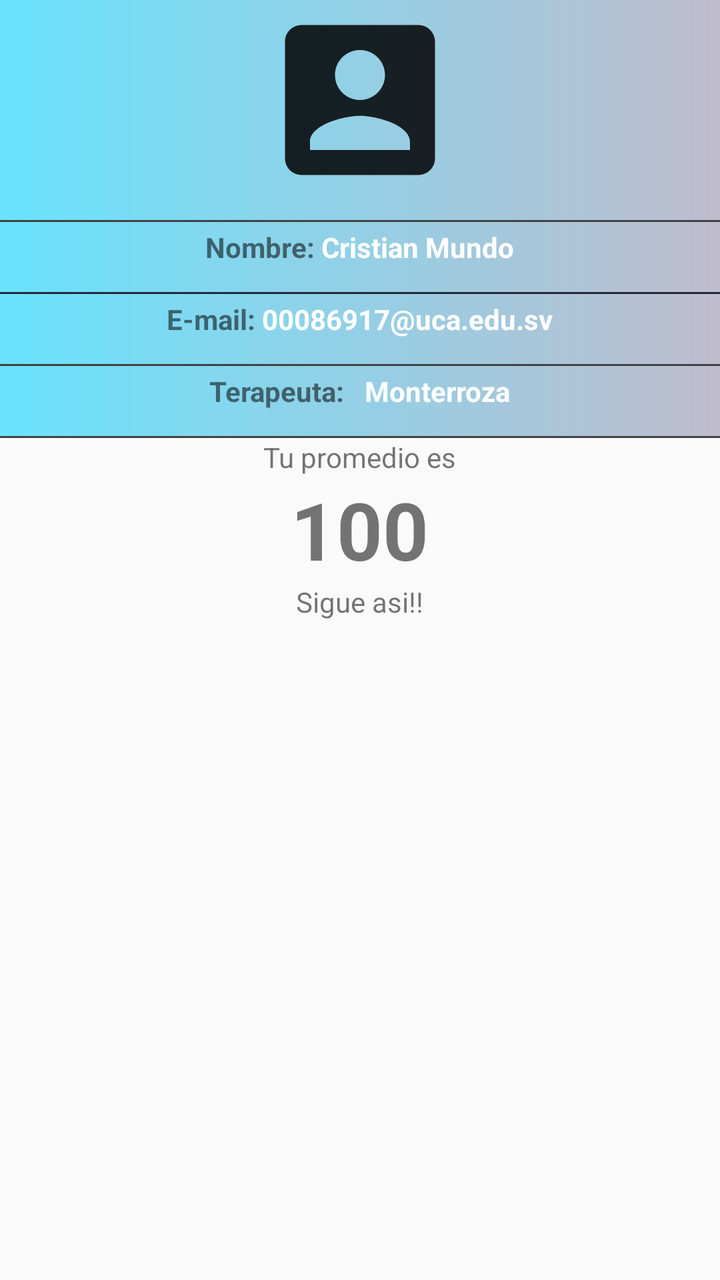
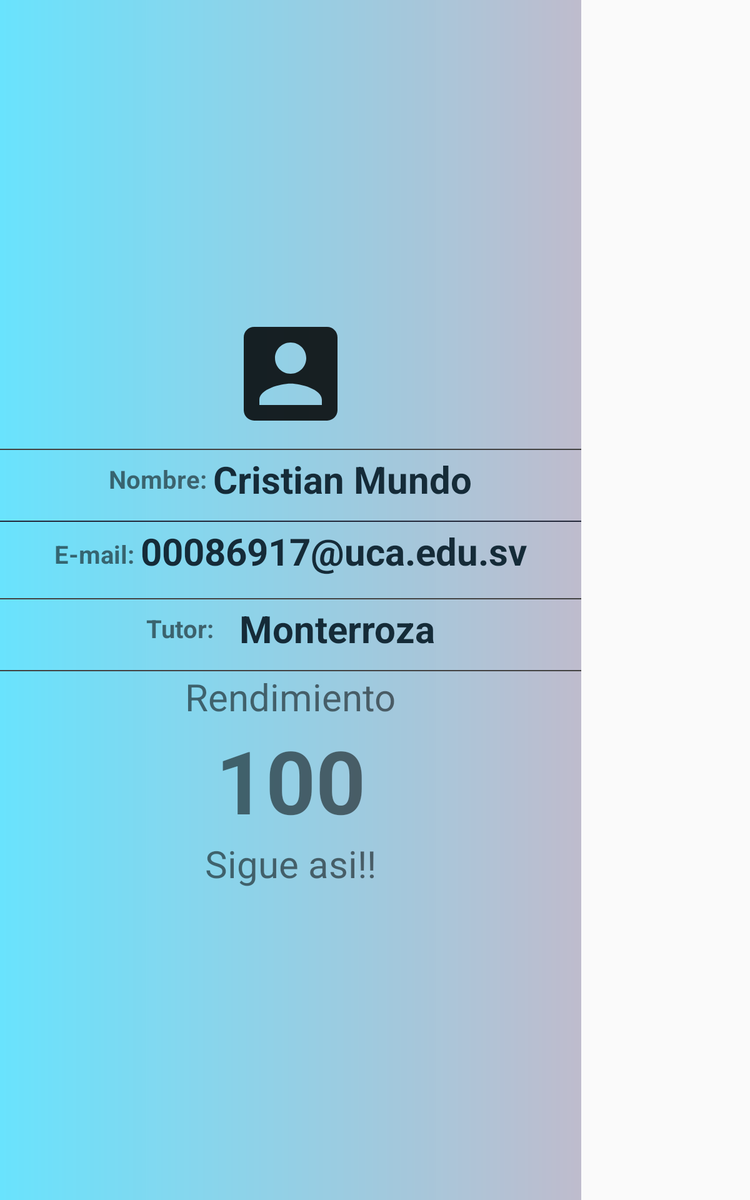

The same Android screen from two of the app's own layout files: first res/layout/ as a phone draws it, then the repository's variant for another configuration, drawn on a device whose configuration selects that folder. Both files follow.
<!-- AndroidManifest.xml: application theme AppTheme -->
<!-- res/layout/fragment_paciente.xml -->
<?xml version="1.0" encoding="utf-8"?>
<LinearLayout xmlns:android="http://schemas.android.com/apk/res/android"
    xmlns:tools="http://schemas.android.com/tools"
    android:layout_width="match_parent"
    android:layout_height="match_parent"
    android:orientation="vertical"
    >
    <ScrollView
        android:layout_width="match_parent"
        android:layout_height="match_parent">

        <LinearLayout
            android:layout_width="match_parent"
            android:layout_height="match_parent"
            android:orientation="vertical">

            <LinearLayout
                android:layout_width="match_parent"
                android:layout_height="wrap_content"
                android:gravity="center"
                android:background="@drawable/gradient"
                android:orientation="vertical">

                <LinearLayout
                    android:layout_width="wrap_content"
                    android:layout_height="wrap_content">

                    <ImageView
                        android:layout_width="100dp"
                        android:layout_height="100dp"
                        android:layout_gravity="center"
                        android:src="@drawable/ic_account_box_black_24dp" />
                </LinearLayout>
                <View
                    android:layout_width="match_parent"
                    android:layout_height="1dp"
                    android:layout_marginTop="10dp"
                    android:background="@color/cardview_dark_background"/>
                <LinearLayout
                    android:layout_width="match_parent"
                    android:layout_height="wrap_content"
                    android:padding="3dp"
                    android:gravity="center"
                    android:orientation="horizontal">

                    <TextView
                        android:textStyle="bold"
                        android:layout_width="wrap_content"
                        android:layout_height="wrap_content"
                        android:text="Nombre: " />

                    <TextView
                        android:id="@+id/nombre"
                        android:layout_width="wrap_content"
                        android:layout_height="wrap_content"
                        android:textColor="@color/white"
                        android:textStyle="bold"
                        android:text="Cristian Mundo" />
                </LinearLayout>
                <View
                    android:layout_width="match_parent"
                    android:layout_height="1dp"
                    android:layout_marginTop="10dp"
                    android:background="@color/darkblue"/>
                <LinearLayout
                    android:padding="3dp"
                    android:layout_width="match_parent"
                    android:layout_height="wrap_content"
                    android:gravity="center"
                    android:orientation="horizontal">

                    <TextView
                        android:layout_width="wrap_content"
                        android:layout_height="wrap_content"
                        android:textStyle="bold"
                        android:text="E-mail: " />

                    <TextView
                        android:id="@+id/email"
                        android:text="00086917@uca.edu.sv"
                        android:textStyle="bold"
                        android:textColor="@color/white"
                        android:layout_width="wrap_content"
                        android:layout_height="wrap_content" />
                </LinearLayout>
                <View
                    android:layout_width="match_parent"
                    android:layout_height="1dp"
                    android:layout_marginTop="10dp"
                    android:background="@color/cardview_dark_background"/>

                <LinearLayout
                    android:layout_width="match_parent"
                    android:layout_height="wrap_content"
                    android:padding="3dp"
                    android:gravity="center"
                    android:orientation="horizontal">

                    <TextView
                        android:layout_width="wrap_content"
                        android:layout_height="wrap_content"
                        android:text="Terapeuta: "
                        android:textStyle="bold"/>

                    <TextView
                        android:id="@+id/medicoRef"
                        android:text="  Monterroza"
                        android:textStyle="bold"
                        android:textColor="@color/white"
                        android:layout_width="wrap_content"
                        android:layout_height="wrap_content" />
                </LinearLayout>
                <View
                    android:layout_width="match_parent"
                    android:layout_height="1dp"
                    android:layout_marginTop="10dp"
                    android:background="@color/cardview_dark_background"/>

            </LinearLayout>

            <androidx.recyclerview.widget.RecyclerView
                android:id="@+id/rv_tests"
                android:layout_width="match_parent"
                android:layout_height="wrap_content">

            </androidx.recyclerview.widget.RecyclerView>

            <LinearLayout
                android:layout_width="match_parent"
                android:layout_height="wrap_content"
                android:gravity="center"
                android:orientation="vertical">

                <TextView
                    android:layout_width="wrap_content"
                    android:layout_height="wrap_content"
                    android:text="Tu promedio es" />

                <TextView
                    android:id="@+id/tv_promedio"
                    android:layout_width="wrap_content"
                    android:text="100"
                    android:textStyle="bold"
                    android:textSize="40dp"
                    android:layout_height="wrap_content" />

                <TextView
                    android:layout_width="wrap_content"
                    android:layout_height="wrap_content"
                    android:text="Sigue asi!!" />
            </LinearLayout>
        </LinearLayout>
    </ScrollView>
</LinearLayout>
<!-- resources referenced by this layout -->
<resources>
  <color name="darkblue">#23283a</color>
  <color name="white">#fff</color>
  <!-- drawable gradient (drawable) -->
  <?xml version="1.0" encoding="utf-8"?>
  <shape xmlns:android="http://schemas.android.com/apk/res/android"
      android:shape="rectangle">
      <gradient
          android:startColor="#9400D2FF"
          android:endColor="#92928DAB"
          android:angle="0"/>
      <corners
          android:radius="0dp"/>
  </shape>
  <!-- drawable ic_account_box_black_24dp (drawable) -->
  <vector android:alpha="0.85" android:height="24dp"
      android:viewportHeight="24.0" android:viewportWidth="24.0"
      android:width="24dp" xmlns:android="http://schemas.android.com/apk/res/android">
      <path android:fillColor="#FF000000" android:pathData="M3,5v14c0,1.1 0.89,2 2,2h14c1.1,0 2,-0.9 2,-2L21,5c0,-1.1 -0.9,-2 -2,-2L5,3c-1.11,0 -2,0.9 -2,2zM15,9c0,1.66 -1.34,3 -3,3s-3,-1.34 -3,-3 1.34,-3 3,-3 3,1.34 3,3zM6,17c0,-2 4,-3.1 6,-3.1s6,1.1 6,3.1v1L6,18v-1z"/>
  </vector>
  <style name="AppTheme" parent="Theme.AppCompat.Light.DarkActionBar">
          
          <item name="colorPrimary">@color/secondaryColor</item>
          <item name="colorPrimaryDark">@color/secondaryDarkColor</item>
          <item name="colorAccent">@color/colorAccent</item>
      </style>
  <color name="colorAccent">#D81B60</color>
</resources>
<!-- res/layout-sw600dp/fragment_paciente.xml (the repository's variant of the layout above) -->
<!-- drawn on a 7-inch tablet held upright -->
<?xml version="1.0" encoding="utf-8"?>
<LinearLayout xmlns:android="http://schemas.android.com/apk/res/android"
    xmlns:tools="http://schemas.android.com/tools"
    android:layout_width="match_parent"
    android:layout_height="match_parent"
    android:orientation="vertical">

    
        <LinearLayout
            android:layout_width="match_parent"
            android:layout_height="match_parent"
            android:orientation="horizontal">

            <LinearLayout
                android:layout_width="465dp"
                android:layout_height="match_parent"
                android:background="@drawable/gradient"
                android:gravity="center"
                android:orientation="vertical">

                <LinearLayout
                    android:layout_width="wrap_content"
                    android:layout_height="wrap_content">

                    <ImageView
                        android:layout_width="100dp"
                        android:layout_height="100dp"
                        android:layout_gravity="center"
                        android:src="@drawable/ic_account_box_black_24dp" />
                </LinearLayout>

                <View
                    android:layout_width="match_parent"
                    android:layout_height="1dp"
                    android:layout_marginTop="10dp"
                    android:background="@color/cardview_dark_background" />

                <LinearLayout
                    android:layout_width="match_parent"
                    android:layout_height="wrap_content"
                    android:gravity="center"
                    android:orientation="horizontal"
                    android:padding="3dp">

                    <TextView
                        android:textSize="20dp"
                        android:layout_width="wrap_content"
                        android:layout_height="wrap_content"
                        android:text="Nombre: "
                        android:textStyle="bold" />

                    <TextView
                        android:id="@+id/nombre"
                        android:textSize="30dp"
                        android:layout_width="wrap_content"
                        android:layout_height="wrap_content"
                        android:text="Cristian Mundo"
                        android:textColor="@color/testcolorblue"
                        android:textStyle="bold" />
                </LinearLayout>

                <View
                    android:layout_width="match_parent"
                    android:layout_height="1dp"
                    android:layout_marginTop="10dp"
                    android:background="@color/darkblue" />

                <LinearLayout
                    android:layout_width="match_parent"
                    android:layout_height="wrap_content"
                    android:gravity="center"
                    android:orientation="horizontal"
                    android:padding="3dp">

                    <TextView
                        android:textSize="20dp"
                        android:layout_width="wrap_content"
                        android:layout_height="wrap_content"
                        android:text="E-mail: "
                        android:textStyle="bold" />

                    <TextView
                        android:textSize="30dp"
                        android:id="@+id/email"
                        android:layout_width="wrap_content"
                        android:layout_height="45dp"
                        android:text="00086917@uca.edu.sv"
                        android:textColor="@color/testcolorblue"
                        android:textStyle="bold" />
                </LinearLayout>

                <View
                    android:layout_width="match_parent"
                    android:layout_height="1dp"
                    android:layout_marginTop="10dp"
                    android:background="@color/cardview_dark_background" />

                <LinearLayout
                    android:layout_width="match_parent"
                    android:layout_height="wrap_content"
                    android:gravity="center"
                    android:orientation="horizontal"
                    android:padding="3dp">

                    <TextView
                        android:textSize="20dp"
                        android:layout_width="wrap_content"
                        android:layout_height="wrap_content"
                        android:text="Tutor: "
                        android:textStyle="bold" />

                    <TextView
                        android:textSize="30dp"
                        android:id="@+id/medicoRef"
                        android:layout_width="wrap_content"
                        android:layout_height="wrap_content"
                        android:text="  Monterroza"
                        android:textColor="@color/testcolorblue"
                        android:textStyle="bold" />
                </LinearLayout>

                <View
                    android:layout_width="match_parent"
                    android:layout_height="1dp"
                    android:layout_marginTop="10dp"
                    android:background="@color/cardview_dark_background" />

                <LinearLayout
                    android:layout_width="match_parent"
                    android:layout_height="wrap_content"
                    android:gravity="center"
                    android:orientation="vertical">
                    <TextView
                        android:layout_width="wrap_content"
                        android:layout_height="wrap_content"
                        android:text="Rendimiento"
                        android:textSize="30dp"/>

                    <TextView
                        android:id="@+id/tv_promedio"
                        android:layout_width="wrap_content"
                        android:layout_height="wrap_content"
                        android:text="100"
                        android:textSize="70dp"
                        android:textStyle="bold" />

                    <TextView
                        android:textSize="30dp"
                        android:layout_width="wrap_content"
                        android:layout_height="wrap_content"
                        android:text="Sigue asi!!" />
                </LinearLayout>

            </LinearLayout>

            <androidx.recyclerview.widget.RecyclerView
                android:id="@+id/rv_tests"
                android:layout_width="match_parent"
                android:layout_height="wrap_content">

            </androidx.recyclerview.widget.RecyclerView>
        </LinearLayout>
</LinearLayout>
<!-- resources referenced by the variant -->
<!-- as a 7-inch tablet held upright resolves them -->
<resources>
  <color name="darkblue">#23283a</color>
  <color name="testcolorblue">#152b38</color>
  <!-- drawable gradient (drawable) -->
  <?xml version="1.0" encoding="utf-8"?>
  <shape xmlns:android="http://schemas.android.com/apk/res/android"
      android:shape="rectangle">
      <gradient
          android:startColor="#9400D2FF"
          android:endColor="#92928DAB"
          android:angle="0"/>
      <corners
          android:radius="0dp"/>
  </shape>
  <!-- drawable ic_account_box_black_24dp (drawable) -->
  <vector android:alpha="0.85" android:height="24dp"
      android:viewportHeight="24.0" android:viewportWidth="24.0"
      android:width="24dp" xmlns:android="http://schemas.android.com/apk/res/android">
      <path android:fillColor="#FF000000" android:pathData="M3,5v14c0,1.1 0.89,2 2,2h14c1.1,0 2,-0.9 2,-2L21,5c0,-1.1 -0.9,-2 -2,-2L5,3c-1.11,0 -2,0.9 -2,2zM15,9c0,1.66 -1.34,3 -3,3s-3,-1.34 -3,-3 1.34,-3 3,-3 3,1.34 3,3zM6,17c0,-2 4,-3.1 6,-3.1s6,1.1 6,3.1v1L6,18v-1z"/>
  </vector>
  <style name="AppTheme" parent="Theme.AppCompat.Light.DarkActionBar">
          
          <item name="colorPrimary">@color/secondaryColor</item>
          <item name="colorPrimaryDark">@color/secondaryDarkColor</item>
          <item name="colorAccent">@color/colorAccent</item>
      </style>
  <color name="colorAccent">#D81B60</color>
</resources>
